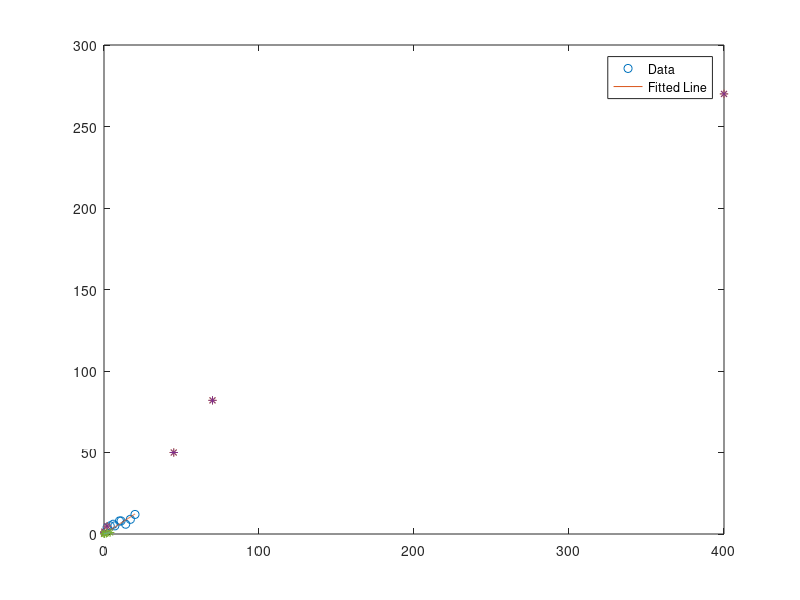
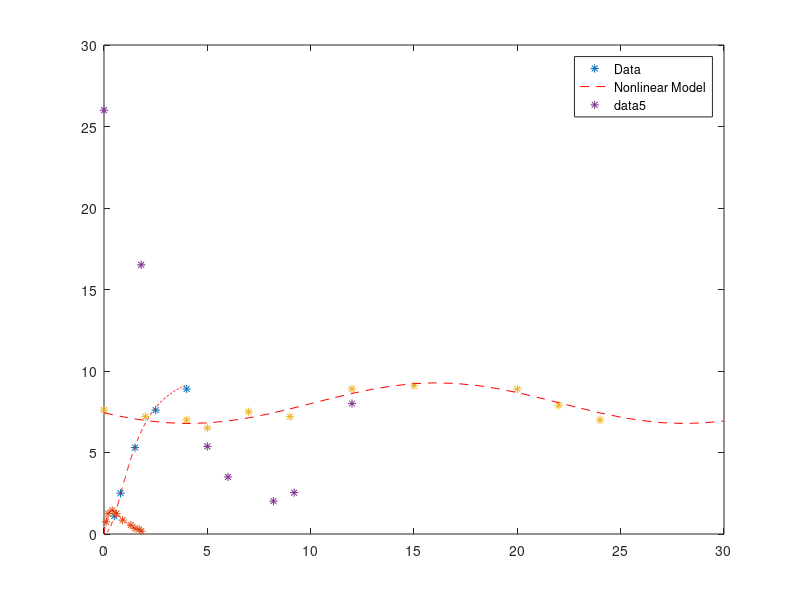

Reproduce these figures in MATLAB, in order.
%% Problem 14.4
clear;clc;close all
x=[2 4 6 7 10 11 14 17 20];
y=[4 5 6 5 8 8 6 9 12];

% To drive the formula for the model ym = a1 xi 
%------------------------------------------
% (1) Formulate the equation for the least-squares Regression
%
%  Sr = sum ( yi - ym) ^ 2
%     = sum ( yi - a1*xi) ^ 2
%
%
% (2) Take the partial derivative of Sr with respect to a1
%
% dSr/da1 =  2 sum ( yi - a1*xi) (- xi)
%         = -2 sum ( yi*xi - a1*xi^2) 
%
%  (3) Solve for dSr/da1 = 0 
%               
%           -2 sum ( yi*xi - a1*xi^2) = 0
%           a1 = sum (yi*xi) / sum (xi^2)

xy=x.*y;
a1=sum(xy)/(sum(x.^2));
fprintf('The slope for a straight line least-squares fit is: %0.4f \n',a1)

x_h=[0:0.1:20];
y_h = a1.*x_h;

plot(x,y,'o')
hold on
plot(x_h,y_h)
legend('Raw Data','Fitted Line')


%% Problem 14.11

% Solution A
clear;clc;close all
m=[400 70 45 2 0.3 0.16];
mett=[270 82 50 4.8 1.45 0.79];
plot(m,mett,'*')

% From the Raw data, It can be seen that a quadratic fit is appropriate
%    y m = a0 + a1 x + a2 x^2
% We can solve for a0, a1 and a2 to fit a quadratic function 
% OR
% we can use the Basic Fitting under Tools. 
%
%         a0 = 0.99
%
%         a1 = 1.2
%
%         a2 = -0.0014
% 
% To find the metabolism rate of a 200-kg tiger

x = 200;
a0 = 0.99;
a1 = 1.2;
a2 = -0.0014;
y = a0 + a1 *x + a2* x^2;
fprintf('The metabolism rate of a 200-kg tiger is: %0.4f \n',y)


% Solution B (another way) Note that the algorthim for polyfit might be
% different from the Basic Fitting therefore the result might be slightly
% different. 
clear;clc;close all
m=[400 70 45 2 0.3 0.16];
mett=[270 82 50 4.8 1.45 0.79];
plot(m,mett,'*')
a=polyfit(m,mett,2);  % Second order fitting
x=200;
y = a(3) + a(2) *x + a(1)* x^2;
fprintf('The metabolism rate of a 200-kg tiger is: %0.4f \n',y)

%% 14.14

clear;clc;close all;
c = [ 0.5 0.8 1.5 2.5 4];
k =[ 1.1 2.5 5.3 7.6 8.9];


% To linearize the follwoing equation
%
%                  k_max c^2             
%           k = -------------------
%                   c_s + c^2
%
%           1        c_s + c^2        c_s    1        1
%          --- = ---------------- = ------- ---- + -------
%           k        k_max c^2       k_max  c^2     k_max
%
%
% Then, we can plot y = (1/k) v.s x=(1/c^2) to get linear relationship
%
%
%
%
x=1./(c.^2);
y=1./k;
plot(x,y,'*')


%      Then we can fit ym = a0 + a1 x
%  
%       where a0 = 1/k_max and a1 = c_s / k_max 
%
xy=x.*y;
n=size(y,2);
a1 = (n * sum (xy) - sum(x)*sum(y))/ (n*sum(x.^2) - (sum(x))^2);
a0 =  (sum(y) - a1* sum(x))/n;

x = 0:0.01:4;
ym=a0+a1.*x;
hold on 
plot(x,ym,'--')
legend('Data','Fitted Line')

k_max = 1/a0;
c_s = a1*k_max;
fprintf('The estimate of C_s = %0.4f and k_max = %0.4f \n',c_s, k_max)

% To double check, we will draw the original data and the nonlinear model

c_model = 0:0.01:4;
k_model = (k_max*c_model.^2)./(c_s + c_model.^2);
figure
plot(c,k,'*')
hold on
plot(c_model,k_model,'--r')
legend('Data','Nonlinear Model')

% To predice the growth rate at c = 2 mg/L 
c_model=2;
k = (k_max*c_model.^2)./(c_s + c_model.^2);
fprintf('\nThe growth rate at c = 2 mg/L is = %0.4f \n',k)

%% 15.13
clear;clc;close all;
x = [0.1 0.2 0.4 0.6 0.9 1.3 1.5 1.7 1.8];
y = [0.75 1.25 1.45 1.25 0.85 0.55 0.35 0.28 0.18];
plot(x,y,'*')

% To fit nonlinear model, a function that must be created to compute 
% the sum of the squares
%
% function f = fSSR(a,xm,ym)
% yp = a(1).*xm.*exp((a(2).*xm));
% f = sum((ym-yp).^2);
% end
%
% Then this function cvan be used to find the minimum as follow

% M = fminsearch(@fSSR, [1, 1], [], x, y);
% f = @(a,xm,ym) sum((ym-(a(1).*xm.*exp((a(2).*xm)))).^2);
 f = @(a) sum((y-(a(1).*x.*exp((a(2).*x)))).^2);
a_initial_guess = [1 1];
M = fminsearch(f,a_initial_guess);
a4=M(1);
b4=M(2);

% To double check, we will draw the original data and the nonlinear model
x_model = 0:0.01:2;
y_model = a4*x_model.*exp((b4*x_model));
hold on
plot(x_model,y_model,'--r')
legend('Data','Nonlinear Model')

%% 16.1
clear;clc;close all
t=[0 2 4 5 7 9 12 15 20 22 24];
ph=[7.6 7.2 7 6.5 7.5 7.2 8.9 9.1 8.9 7.9 7];
plot(t,ph,'*')
Period = 24;
w0 = (2*pi)/Period;

n=size(ph,2);

% Since the interval between the points are not equially spaced, we have 
% to solve the 3x3 system as following
A = [ n sum(cos(w0.*t)) sum(sin(w0.*t)); sum(cos(w0.*t)) sum(cos(w0.*t).^2) sum(cos(w0.*t).*sin(w0.*t)); sum(sin(w0.*t)) sum(cos(w0.*t).*sin(w0.*t)) sum(sin(w0.*t).^2)];
b = [sum(ph); sum( ph.*cos(w0.*t)); sum( ph.*sin(w0.*t))];
x = A\b;
A0=x(1);
A1=x(2);
A2=x(3);

t_model=0:1:30;
ph_model=A0+A1.*cos(w0.*t_model)+ A2.*sin(w0.*t_model);
hold on
plot(t_model,ph_model,'--r')
legend('Data','Nonlinear Model')

%% 17.1

clear;clc;close all
x=[0 1.8 5 6 8.2 9.2 12];
y=[26 16.514 5.375 3.5 2.015 2.54 8];
plot(x,y,'*')
% Since the measured has high precision, we should use interpolation
% N = 7 observations, therefore, we should fit a 6th order polynimial
% Using the  Tools > Basic Fitting. we can get:
a1=26;
a2=-5.8;
a3=0.22;
a4=0.042;
a5=-0.0054;
a6=0.00034;
a7=-8.5e-6;

% To determine y at x = 3.5
x=3.5;
y=a1 + a2*x + a3*x^2 + a4*x^3 + a5*x^4 + a6*x^5 + a7*x^6;
fprintf('\nThe value of y at x = 3.5 is = %0.4f \n',y)


